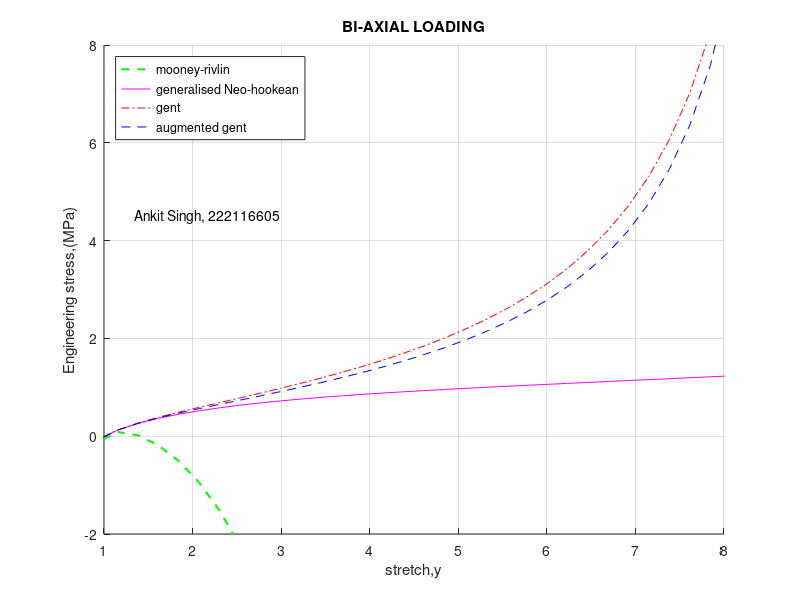

This chart was generated by the following MATLAB code:
%{
 plot of various models
mooney Rivlin 
Generalized Neo-hookean
 Gent
 augmented gent 
%}
clear all, clc, close all;

c1=0.199, c2=-0.1; %MPa unit
u=0.31, N=-10.81;
A=10.5, B=0.09;
Jm1=170, Jm2=84;

y=linspace(0,9,40);
i1=2*y.^2+y.^(-4); %biaxial
hold on;
%mooney Rivlin
 mr= 2*c1*(y-y.^(-5))+2*c2*(y.^3-y.^(-3));
 %Generalized Neo-Hookean
 gnh=2*u*N*((3-3*N)./(1-3*N)).*(1./(6*N)-1./(i1-3*N)).*(y-y.^(-2));
  %Gent
 g= u*Jm1*(y-y.^(-2))./(Jm1-i1+3);
  %Augmented Gent
 ag=(2*A./(Jm2*y.^2-y.^4-2*y) + B./(sqrt(1+2*y).*(y.^2))).*(y.^3-1);
 
 plot(y,mr,'g--','linewidth',1.5);
 plot(y,gnh,'m-');
 plot(y,g,'r-.');
 plot(y,ag,'b--');
 xlabel('stretch,y');
 ylabel('Engineering stress,(MPa)');
 legend('mooney-rivlin','generalised Neo-hookean','gent','augmented gent')
 legend('location','northwest');
 title('BI-AXIAL LOADING')
 text(1.35,4.5,'Ankit Singh, 222116605'); 
 grid on;
 axis([1 8 -2 8]);
 